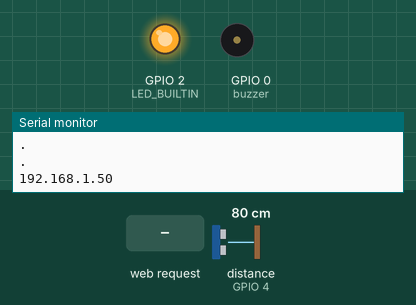
This sketch was run on a simulated ESP8266 (NodeMCU). On the bench: output pins drawn as LEDs (lit = HIGH, except the on-board LED, lit = LOW), buzzer (waves = sounding, pin HIGH), the last lines printed to the serial monitor. Inputs (shaded band) come from the test bench; at power-on: distance to the obstacle (sensor on GPIO 4) 80 cm. The echo pulse lasts 58.3 µs per cm; WiFi joins after 1.5 s; servers stay silent unless stated; pins used as bus, display or sensor lines are not drawn.

Above: at 3.2 s.
3.3 s: HTTP request GET /ultraSonic received
At 4.0 s:
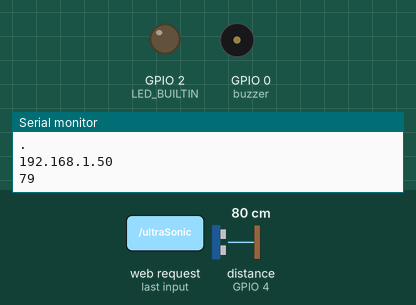
Timing chart, 0 to 6.3 s (numbered marks = the images above; inputs shaded):
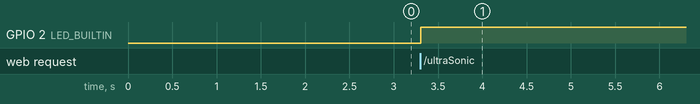

Measured:
- after the input at 3.3 s, GPIO 2 (LED_BUILTIN): LOW → HIGH at once

The sketch:

08._Machine_Sensor.ino
```cpp
#include <ESP8266WiFi.h>
#include <ESPAsyncTCP.h>
#include <ESPAsyncWebServer.h>


const int trigPin = 5;  //D1
const int echoPin = 4;  //D2
const int buzzer = 0;  //D3
const char* ssid = "Mehdi";
const char* password = "Impossible";

AsyncWebServer server(80);

// defines variables
long duration;
int distance;


const char index_html[] PROGMEM = R"rawliteral(
<!DOCTYPE HTML><html>

<body>
<center>

  <h2>UltraSonic</h2>
  <p id="valueOfslide">50</p>
  <p><input type="range" style="width:50rem;"  id="Slider" min="0" max="180" value="0" step="1"></p>
<script>

setInterval(function()
{
  getData();
}, 100);
function getData() {
  var xhttp = new XMLHttpRequest();
  xhttp.onreadystatechange = function() {

      if (this.responseText!=="") {
        document.getElementById("Slider").value =
        this.responseText;
        document.getElementById("valueOfslide").innerHTML =
        this.responseText;
        console.log(this.responseText);
      }

  };
  xhttp.open("GET", "ultraSonic", true);
  xhttp.send();
}
</script>

</center>
</body>
</html>
)rawliteral";

void setup() {
  Serial.begin(115200); // Starts the serial communication
  pinMode(buzzer, OUTPUT); // Sets the trigPin as an Output
  pinMode(LED_BUILTIN,OUTPUT);
  pinMode(trigPin, OUTPUT); // Sets the trigPin as an Output
  pinMode(echoPin, INPUT); // Sets the echoPin as an Input


  WiFi.begin(ssid, password);
  while (WiFi.status() != WL_CONNECTED) {
    delay(1000);
    Serial.println(".");
  }

  // Print ESP Local IP Address
  Serial.println(WiFi.localIP());
  server.on("/", HTTP_GET, [](AsyncWebServerRequest *request){
    request->send(200, "text/html", index_html);
    });
  server.on("/ultraSonic", HTTP_GET, [](AsyncWebServerRequest *request){
     // Clears the trigPin
  digitalWrite(trigPin, LOW);
  delayMicroseconds(2);

  // Sets the trigPin on HIGH state for 10 micro seconds
  digitalWrite(trigPin, HIGH);
  delayMicroseconds(10);
  digitalWrite(trigPin, LOW);

  // Reads the echoPin, returns the sound wave travel time in microseconds
  duration = pulseIn(echoPin, HIGH);

  // Calculating the distance
  distance = duration * 0.034 / 2;
  if(distance < 10){
    digitalWrite(LED_BUILTIN, LOW);
    digitalWrite(buzzer, HIGH);
  }
  else{
    digitalWrite(LED_BUILTIN, HIGH);
    digitalWrite(buzzer, LOW);

  }
  // Prints the distance on the Serial Monitor
  String sensor_value = String(distance);
  Serial.println(distance);
   request->send(200, "text/plane", sensor_value);
  });
  server.begin();

}


void loop() {

}
```
